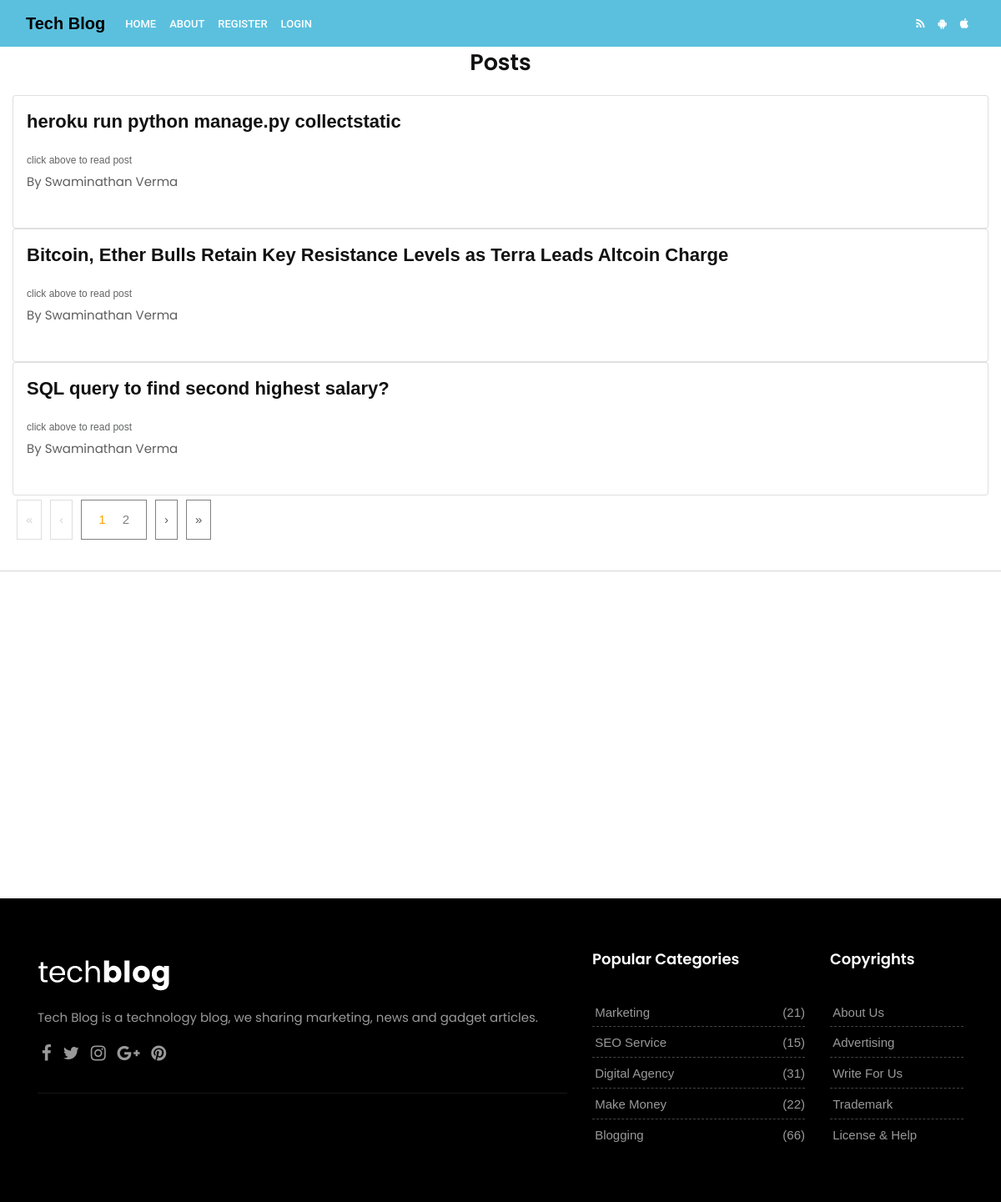
The app's page /, older data.
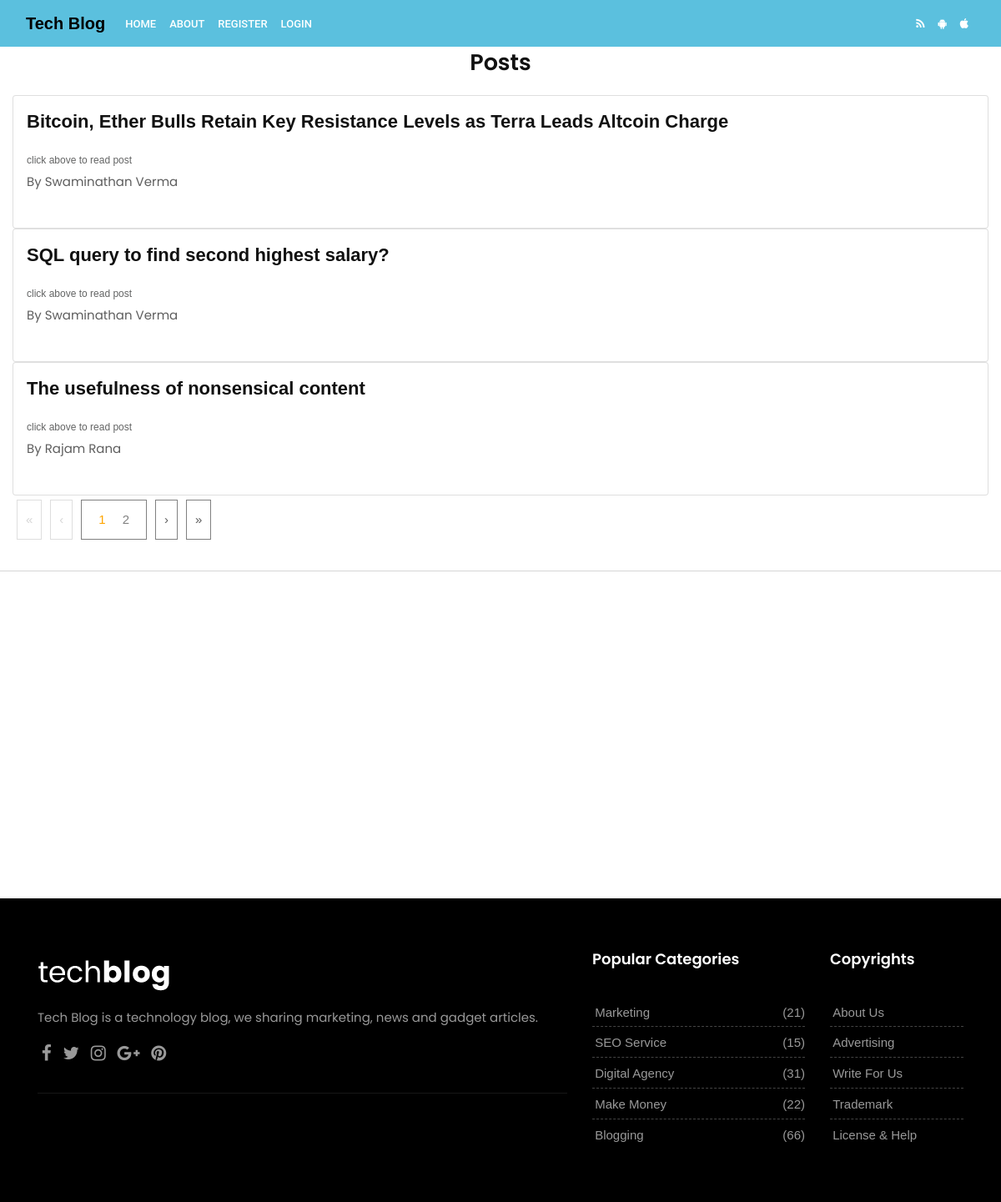
The same page, newer data.
### theblog/models.py (models this page shows, shortened)
class Post(models.Model):
    author=models.ForeignKey(User,on_delete=models.CASCADE)
    title=models.CharField(max_length=200)
    header_image=models.ImageField(null=True,blank=True,upload_to="image/")
    snippet=models.CharField(max_length=500, default='click above to read post')
    text=RichTextField()
    creation_date=models.DateTimeField(auto_now_add=True)
    publish_date=models.DateTimeField(auto_now_add=True)
    likes=models.ManyToManyField(User,related_name='post_likes')

### theblog/views.py (the view)
# urls.py: path('',views.HomeView.as_view(),name='home'),
class HomeView(ListView):
    model=Post
    context_object_name = 'home_list'
    template_name='theblog/home.html'
    ordering=['-id']

### templates/theblog/home.html (shortened to what this page needs)
{% extends 'theblog/base.html' %}
{% block content %}
<div class="container">
  <h2 class="text-center">Posts</h2>
</div>
<div class="container-fluid">
  <div class="paginate 1">
    {% for post in home_list %}
    <div class="items">
      <div class="alert-light card">
        <div class="card-body">
          <div class="d-flex  bd-highlight">
            <h3><a href="{% url 'article'  post.pk %}">{{post.title}}</a></h3>
          </div>
          <small>{{post.snippet| safe}}</small>
          <p>By {{post.author.first_name}} {{post.author.last_name}} </p>
        </div>
      </div>
    </div>
    {% endfor %}
    <div class="pager">
      <div class="firstPage">&laquo;</div>
      <div class="previousPage">&lsaquo;</div>
      <div class="pageNumbers"></div>
      <div class="nextPage">&rsaquo;</div>
      <div class="lastPage">&raquo;</div>
    </div>
  </div>
</div>
{% endblock %}

Row changes from the older to the newer data that the page shows:
removed Post: title "heroku run python manage.py collectstatic", snippet "click above to read post", author.first_name "Swaminathan", author.last_name "Verma"
now on this page (row unchanged): Post: title "The usefulness of nonsensical content", snippet "click above to read post", author.first_name "Rajam", author.last_name "Rana"
